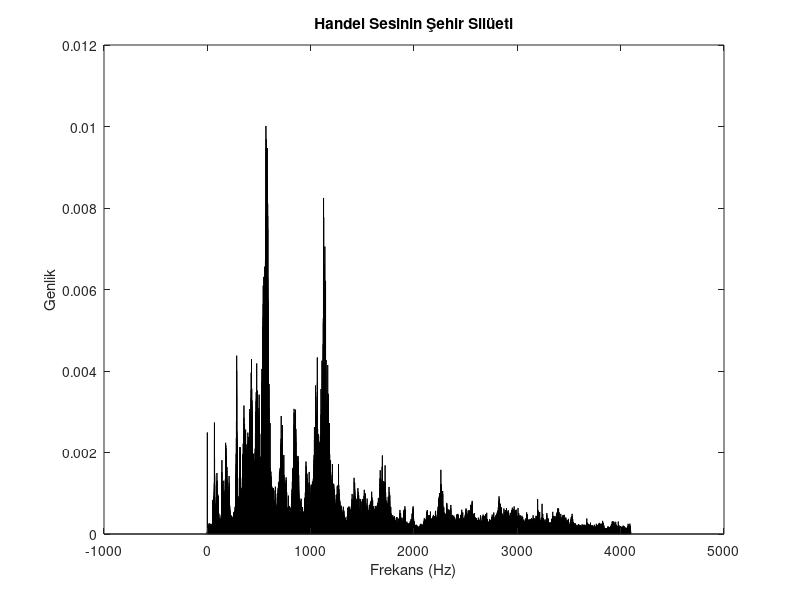
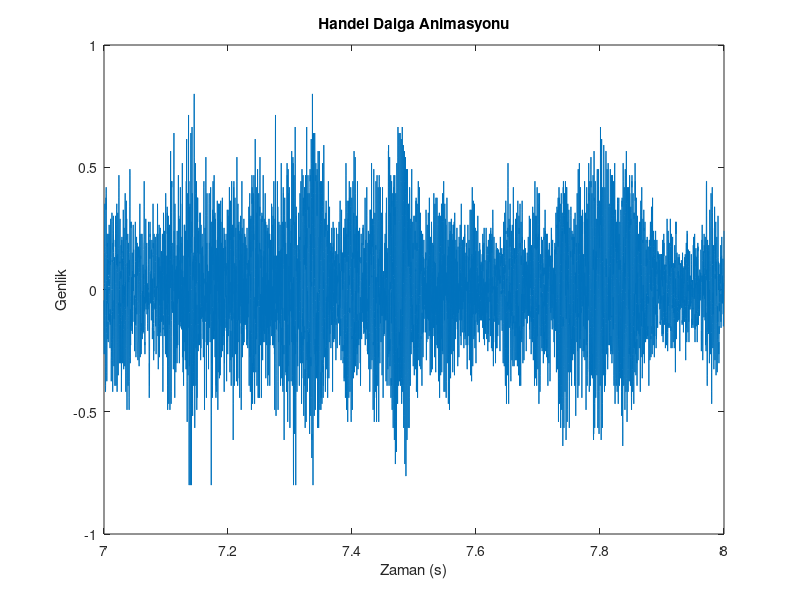

MATLAB code for these plots, in order:
% Handel örneğini yükle
load handel.mat   % y: ses verisi, Fs: örnekleme frekansı

% Ses çal
sound(y, Fs);

%% 🎬 Dalga Animasyonu
t = (0:length(y)-1)/Fs;
figure('Name','Dalga Animasyonu');
for i = 1:Fs:length(y)-Fs
    idx1 = round(i);
    idx2 = round(i+Fs);
    plot(t(idx1:idx2), y(idx1:idx2));
    xlabel('Zaman (s)');
    ylabel('Genlik');
    title('Handel Dalga Animasyonu');
    axis([t(idx1) t(idx2) -1 1]);
    pause(0.05);
end

%% 🌆 Şehir Silüeti (Frekans Spektrumu)
Y = fft(y);                      % Fourier dönüşümü
L = length(Y);
P = abs(Y/L);                    % Genlik spektrumu
P1 = P(1:floor(L/2)+1);          % Tek taraflı spektrum
f = Fs*(0:(L/2))/L;              % Frekans ekseni

figure('Name','Şehir Silüeti');
bar(f, P1, 'FaceColor',[0.2 0.2 0.8]); % Mavi binalar gibi
xlabel('Frekans (Hz)');
ylabel('Genlik');
title('Handel Sesinin Şehir Silüeti');

% Dalga animasyonunun bir karesini kaydet
saveas(gcf, '../figures/sehir_silueti.png');
